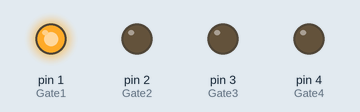
Recording of a sketch running on a simulated Arduino Uno, built with avr-gcc and run on an emulated ATmega328P. Shown: output pins drawn as LEDs (lit = HIGH).

Above: at 0.02 s.
At 0.72 s:
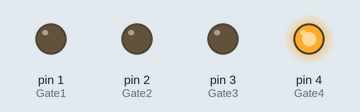
At 1.47 s:
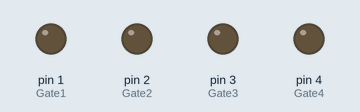
At 2.22 s:
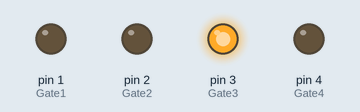
At 2.92 s:
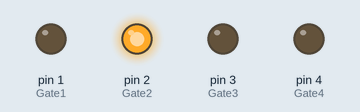
Timing chart, 0 to 3.2 s (numbered marks = the images above):
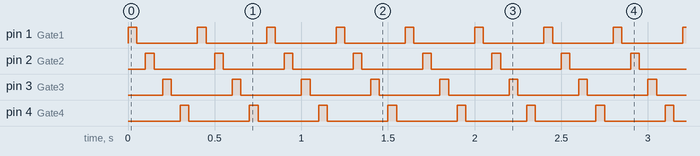

The sketch:

Z44N_Mosfet_4_Leds_common_GND_CocmmonVCC_GND_trigger_IRFZ44N.ino
```cpp
/*
включение последовательно 4 светодиодовв
все 4 светодиода постоянно подключены к общей шине питания.
светодиод включается подключением к нему GND. через н мосфет(полевой транзистор)
управление влючением светодиодов не включением и выключением питания, а подключением и отключением GND.
 */
int Gate1 = 1;
int Gate2 = 2;
int Gate3 = 3;
int Gate4 = 4;
int pause = 50;


void setup()  {
  pinMode(Gate1, OUTPUT);
  pinMode(Gate2, OUTPUT);
  pinMode(Gate3, OUTPUT);
  pinMode(Gate4, OUTPUT);
}

void loop() {
    digitalWrite(Gate1, HIGH );
    delay(pause);

    digitalWrite(Gate1, LOW );
    delay(pause);

    digitalWrite(Gate2, HIGH );
    delay(pause);
    digitalWrite(Gate2, LOW );
    delay(pause);

  digitalWrite(Gate3, HIGH );
  delay(pause);
  digitalWrite(Gate3, LOW );
  delay(pause);

  digitalWrite(Gate4, HIGH );
  delay(pause);
  digitalWrite(Gate4, LOW );
  delay(pause);
} // rnd of loop
```

Measured:
- by itself, pin 1 (Gate1), pin 2 (Gate2), pin 3 (Gate3), pin 4 (Gate4): alternates HIGH for 0.05 s and LOW for 0.35 s
